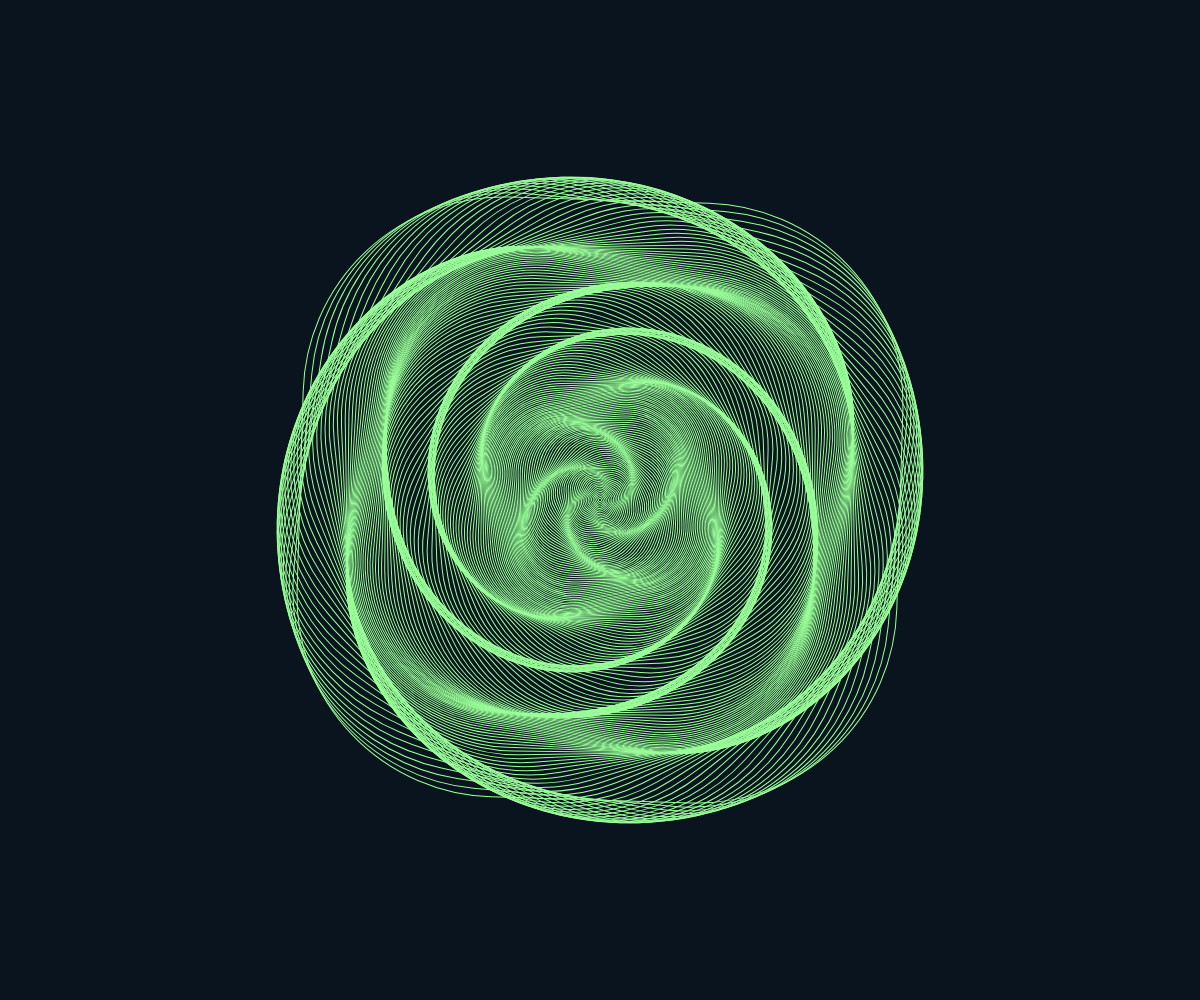
Frame 1 (no input)
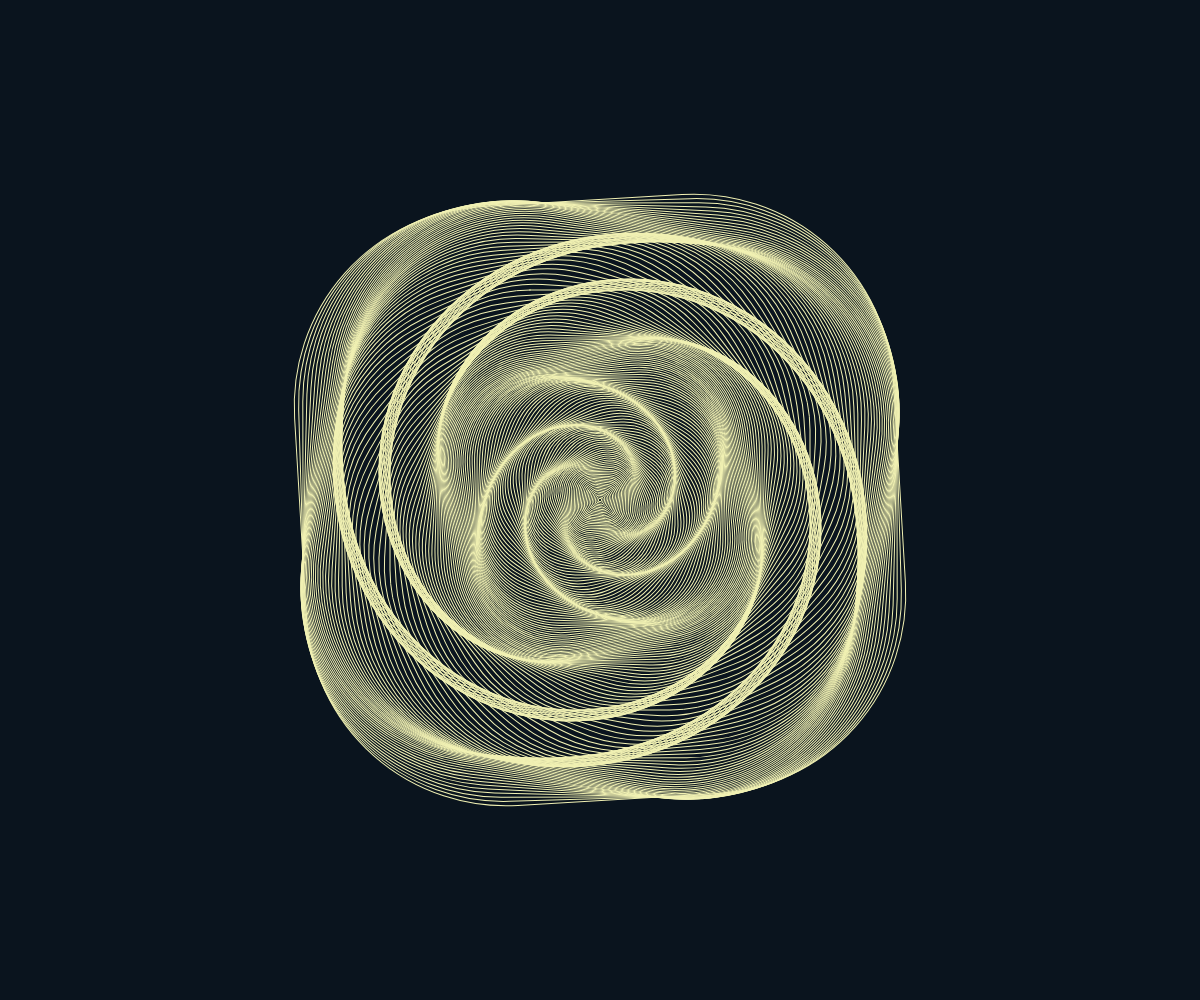
Frame 60 (no input)
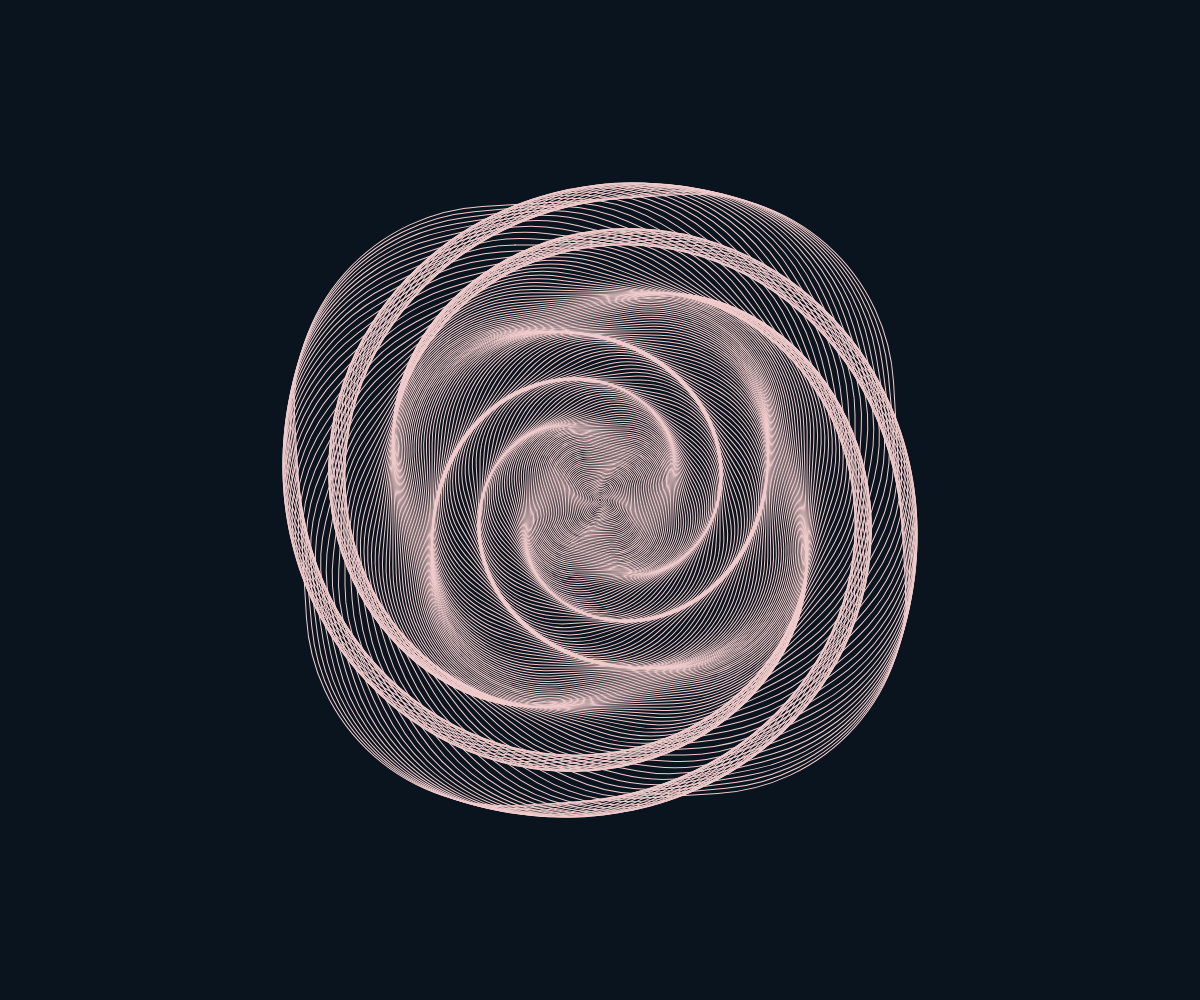
Frame 120 (the mouse pressed at the canvas centre since frame 60)

The p5.js sketch that drew these frames (run headless with seeded random() and noise() and a simulated clock; from frame 60 on, the mouse is pressed at the canvas centre):

// p5.js sketch
// ── sketch.js
 
function setup(){
	      canvasWidth = window.innerWidth,
      canvasHeight = window.innerHeight;

  createCanvas(canvasWidth, canvasHeight);
  angleMode(DEGREES);
  rectMode(CENTER);
}
function draw(){
	background(10,20,30);
	noFill();
	stroke(255);
	translate(width/2,height/2);

	for(var i = 0;i<200;i++){
	push();
	rotate(sin(frameCount+i*2)*100);
  var r = map(sin(frameCount),-1,1,50,255);
	var g =map(cos(frameCount/2),-1,1,50,255);
	var b =map(sin(frameCount/4),-1,1,50,255);
	stroke(r,g,b);	
	rect(0,0,600-i*3,600-i*3,200-i); //in order to create more sqaure we are gonna use for loop
  pop();
}
}
